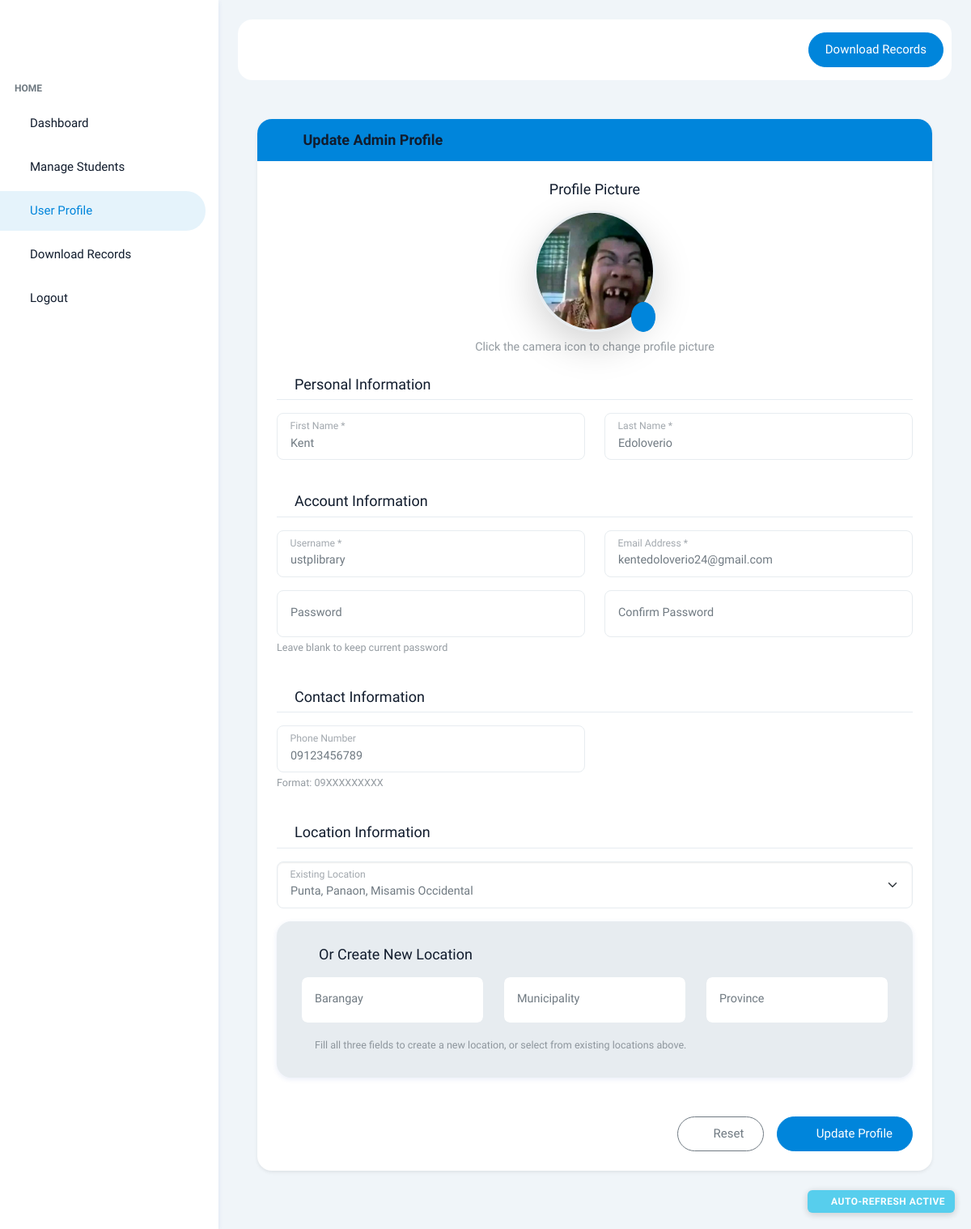
/admin/manage_admins (signed in), run on the app's committed database.
### models/user.py (models this page shows, shortened)
class User(db.Model):
    __tablename__ = 'user'
    id = db.Column(db.Integer, primary_key=True)
    username = db.Column(db.String(50), nullable=False, unique=True)
    email = db.Column(db.String(100), nullable=False, unique=True)
    first_name = db.Column(db.String(50), nullable=False)
    last_name = db.Column(db.String(50), nullable=False)
    phone = db.Column(db.String(15), nullable=True)
    password = db.Column(db.String(200), nullable=False)
    role = db.Column(db.String(10), nullable=False)
    image = db.Column(db.String(200), nullable=True)
    location_id = db.Column(db.Integer, db.ForeignKey('locations.id'))
    location = db.relationship('Location', back_populates='user')
    managed_students = db.relationship('Student', foreign_keys='Student.managed_by_user_id', back_populates='managed_by')
    managed_courses = db.relationship('Course', foreign_keys='Course.managed_by_user_id', back_populates='managed_by')

### app.py (the view, shortened to what this page needs)
@app.route('/admin/manage_admins', methods=['GET', 'POST'])
def manage_admins():
    if 'admin' not in session:
        flash('Unauthorized access!')
        return redirect(url_for('admin_login'))
    try:
        admin_username = session.get('admin')
        admin = User.query.filter_by(username=admin_username, role='admin').first()
        if not admin:
            return jsonify({'success': False, 'message': 'Admin not found!'})
        locations = Location.query.all()
        return render_template('admin_new/ae_user.html',
                             admin=admin,
                             locations=[loc.to_dict() for loc in locations])
    except Exception as e:
        app.logger.error(f"Error loading admin data: {str(e)}")
        flash(f"Error loading admin data: {str(e)}", 'danger')
        return redirect(url_for('admin_dashboard'))

### models/location.py (called while the page is built)
    def to_dict(self):
        return{
            'id': self.id,
            'barangay': self.barangay,
            'municipality': self.municipality,
            'province': self.province
        }

### templates/admin_new/ae_user.html (shortened to what this page needs)
{% extends "admin_new/ae_base.html" %}
{% block admin_home %}
<div class="container-fluid">
  <div class="row">
    <div class="col-12">
      <div class="card shadow-sm">
        <div class="card-header bg-primary text-white">
          <h4 class="card-title mb-0 fw-bold">
            <i class="ti ti-user-plus me-2"></i>
            {{ 'Update Admin Profile' if admin else 'Admin Registration' }}
          </h4>
        </div>
        <div class="card-body p-4">
          <form method="POST" enctype="multipart/form-data" id="adminForm">
            <div class="row mb-4">
              <div class="col-12">
                <div class="text-center">
                  <h5 class="mb-3">Profile Picture</h5>
                  {% set profile_image = admin.image if admin and admin.image else 'admin_default.jpg' %}
                  <div class="position-relative d-inline-block">
                    <img id="profileImagePreview" src="{{ url_for('static', filename='uploads/' ~ profile_image) }}"
                      alt="Profile Image" class="rounded-circle border border-3 border-light shadow-lg"
                      style="width: 150px; height: 150px; object-fit: cover;">
                    <div class="position-absolute bottom-0 end-0">
                      <label for="profile_image" class="btn btn-primary btn-sm rounded-circle p-2"
                        style="cursor: pointer;">
                        <i class="ti ti-camera fs-4"></i>
                      </label>
                    </div>
                  </div>
                  <p class="text-muted mt-2 mb-0">Click the camera icon to change profile picture</p>
                </div>
              </div>
            </div>
            <div class="row mb-4">
              <div class="col-12">
                <h5 class="border-bottom pb-2 mb-3">
                  <i class="ti ti-user me-2"></i>Personal Information
                </h5>
              </div>
              <div class="col-md-6">
                <div class="form-floating mb-3">
                  <input type="text" class="form-control" id="first_name" name="first_name"
                    value="{{ admin.first_name if admin else '' }}" placeholder="First Name" required>
                  <label for="first_name">First Name *</label>
                </div>
              </div>
              <div class="col-md-6">
                <div class="form-floating mb-3">
                  <input type="text" class="form-control" id="last_name" name="last_name"
                    value="{{ admin.last_name if admin else '' }}" placeholder="Last Name" required>
                  <label for="last_name">Last Name *</label>
                </div>
              </div>
            </div>
            <div class="row mb-4">
              <div class="col-12">
                <h5 class="border-bottom pb-2 mb-3">
                  <i class="ti ti-shield-lock me-2"></i>Account Information
                </h5>
              </div>
              <div class="col-md-6">
                <div class="form-floating mb-3">
                  <input type="text" class="form-control" id="username" name="username"
                    value="{{ admin.username if admin else '' }}" placeholder="Username" required>
                  <label for="username">Username *</label>
                </div>
              </div>
              <div class="col-md-6">
                <div class="form-floating mb-3">
                  <input type="email" class="form-control" id="email" name="email"
                    value="{{ admin.email if admin else '' }}" placeholder="Email" required>
                  <label for="email">Email Address *</label>
                </div>
              </div>
              <div class="col-md-6">
                <div class="form-floating mb-3">
                  <input type="password" class="form-control" id="password" name="password" placeholder="Password"
                    {{ 'required' if not admin else '' }}>
                  <label for="password">Password {{ '*' if not admin else '' }}</label>
                  {% if admin %}
                  <div class="form-text">Leave blank to keep current password</div>
                  {% endif %}
                </div>
              </div>
              <div class="col-md-6">
                <div class="form-floating mb-3">
                  <input type="password" class="form-control" id="confirm_password" name="confirm_password"
                    placeholder="Confirm Password" {{ 'required' if not admin else '' }}>
                  <label for="confirm_password">Confirm Password {{ '*' if not admin else '' }}</label>
                </div>
              </div>
            </div>
            <div class="row mb-4">
              <div class="col-12">
                <h5 class="border-bottom pb-2 mb-3">
                  <i class="ti ti-phone me-2"></i>Contact Information
                </h5>
              </div>
              <div class="col-md-6">
                <div class="form-floating mb-3">
                  <input type="tel" class="form-control" id="phone" name="phone"
                    value="{{ admin.phone if admin else '' }}" placeholder="Phone Number">
                  <label for="phone">Phone Number</label>
                  <div class="form-text">Format: 09XXXXXXXXX</div>
                </div>
              </div>
            </div>
            <div class="row mb-4">
              <div class="col-12">
                <h5 class="border-bottom pb-2 mb-3">
                  <i class="ti ti-map-pin me-2"></i>Location Information
                </h5>
              </div>
              <div class="col-12">
                <div class="form-floating mb-3">
                  <select class="form-select" id="location_id" name="location_id">
                    <option value="">Select existing location...</option>
                  </select>
                  <label for="location_id">Existing Location</label>
                </div>
              </div>
              <div class="col-12">
                <div class="card bg-light border-0">
                  <div class="card-body">
                    <h6 class="card-title mb-3">
                      <i class="ti ti-plus me-2"></i>Or Create New Location
                    </h6>
                    <div class="row">
                      <div class="col-md-4">
                        <div class="form-floating mb-3">
                          <input type="text" class="form-control bg-white" id="new_barangay" name="new_barangay"
                            placeholder="Barangay">
                          <label for="new_barangay">Barangay</label>
                        </div>
                      </div>
                      <div class="col-md-4">
                        <div class="form-floating mb-3">
                          <input type="text" class="form-control bg-white" id="new_municipality" name="new_municipality"
                            placeholder="Municipality">
                          <label for="new_municipality">Municipality</label>
                        </div>
                      </div>
                      <div class="col-md-4">
                        <div class="form-floating mb-3">
                          <input type="text" class="form-control bg-white" id="new_province" name="new_province"
                            placeholder="Province">
                          <label for="new_province">Province</label>
                        </div>
                      </div>
                    </div>
                    <small class="text-muted">
                      <i class="ti ti-info-circle me-1"></i>
                      Fill all three fields to create a new location, or select from existing locations above.
                    </small>
                  </div>
                </div>
              </div>
            </div>
            <div class="row">
              <div class="col-12">
                <div class="d-flex gap-3 justify-content-end">
                  <button type="button" class="btn btn-outline-secondary px-4" onclick="resetForm()">
                    <i class="ti ti-refresh me-2"></i>Reset
                  </button>
                  <button type="submit" class="btn btn-primary px-4">
                    <i class="ti ti-check me-2"></i>
                    {{ 'Update Profile' if admin else 'Create Admin' }}
                  </button>
                </div>
              </div>
            </div>
          </form>
        </div>
      </div>
    </div>
  </div>
</div>
{% endblock %}

### data on the page
User: image (picture), first_name "Kent", last_name "Edoloverio", username "ustplibrary", email "kentedoloverio24@gmail.com", phone "09123456789"

### other printed values
{{ 'Update Admin Profile' if admin else 'Admin Registration' }} "Update Admin Profile"
{{ 'Update Profile' if admin else 'Create Admin' }} "Update Profile"
